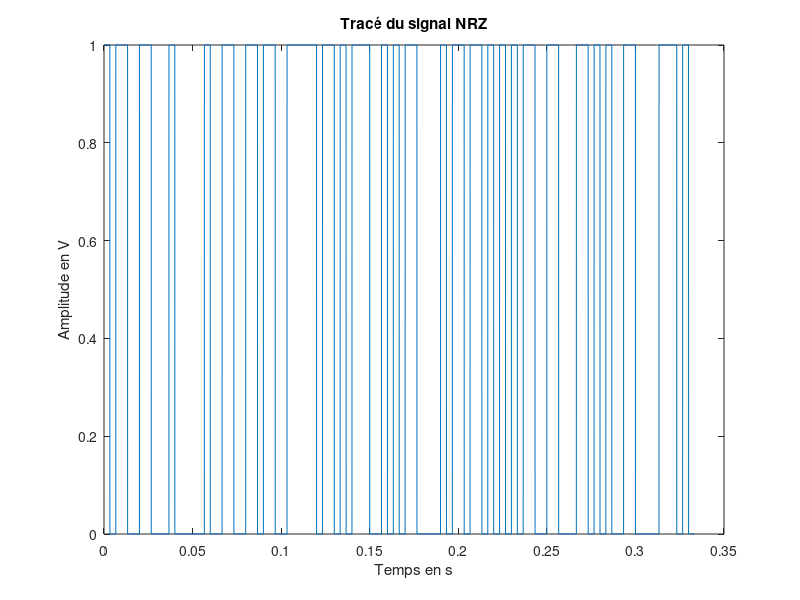
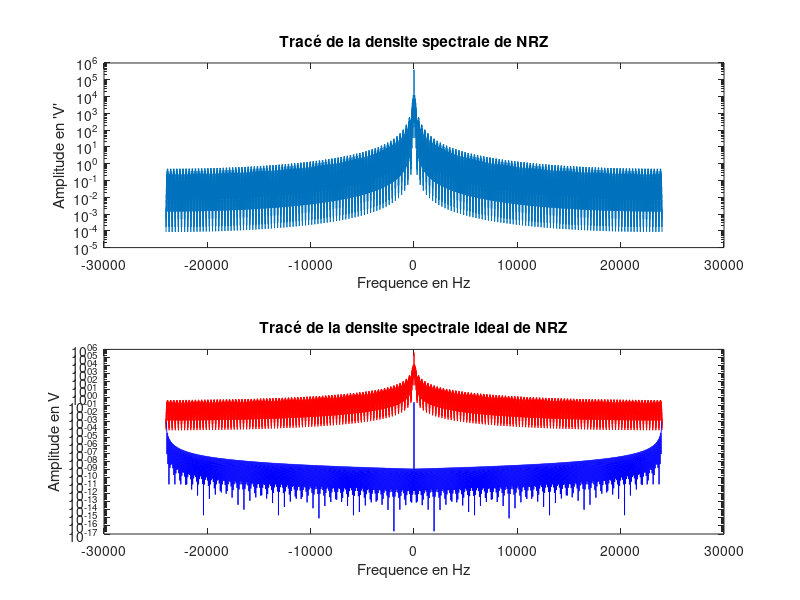
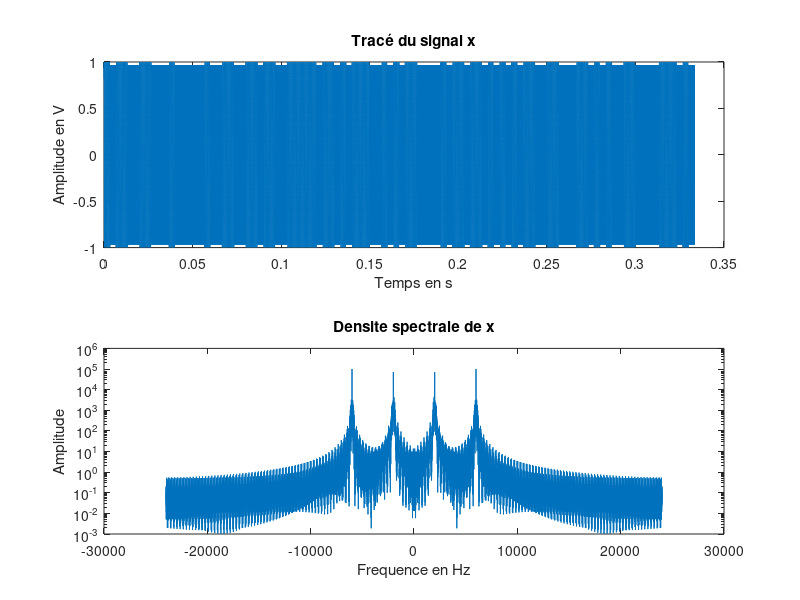
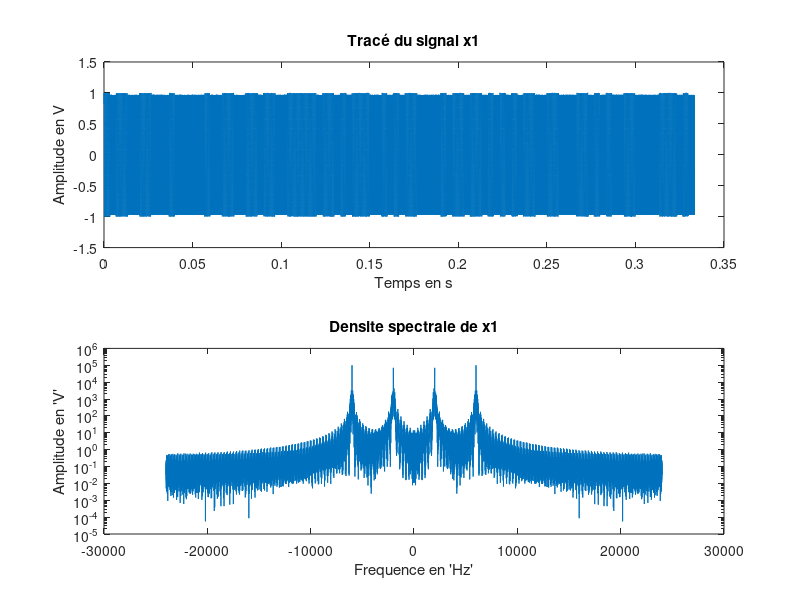

Here is the MATLAB script that generated these plots, in order: (Note: this script raises an error after producing the figures.)
clear all % efface toutes les variables du workspace
close all % ferme toutes les figures ouvertes

F0 = 6000; % Hz, fréquence de la porteuse 0
F1 = 2000; % Hz, fréquence de la porteuse 1
Fe = 48000; % Hz, fréquence d'échantillonnage
Debit = 300; % bauds, débit du signal NRZ
Ns = Fe/Debit; % nombre d'échantillons par bit
n_bit = 100; % nombre de bits du signal NRZ
Te = 1/Fe; % s, intervalle de temps entre chaque échantillon
Ts = Ns*Te; % s, intervalle de temps entre chaque bit
temps = 0:Te:(Ns*n_bit-1)*Te; % vecteur des instants de temps

%% Génération et affichage du signal NRZ

% Génération du signal NRZ
A = randi([0,1],1,n_bit); % génère un vecteur de bits aléatoires de longueur n_bit
NRZ = kron(A,ones(1,Ns)); % étend chaque bit sur Ns échantillons consécutifs

% Affichage du signal NRZ dans une échelle temporelle
figure(1)
plot(temps,NRZ)
xlabel("Temps en s")
ylabel("Amplitude en V")
title('Tracé du signal NRZ')

% Calcul et affichage de la densité spectrale du signal NRZ
NRZ_T = fft(NRZ); % transformée de Fourier du signal NRZ
DSP_NRZ = (1/Ns)*abs(NRZ_T).^2; % densité spectrale du signal NRZ
Freq = linspace(-Fe/2, Fe/2, length(DSP_NRZ)); % vecteur des fréquences du spectre du signal NRZ
figure(2)
subplot(211)
semilogy(Freq, fftshift(abs(DSP_NRZ))) % affiche la densité spectrale du signal NRZ sur une échelle logarithmique
xlabel("Frequence en Hz")
ylabel("Amplitude en 'V'")
title('Tracé de la densite spectrale de NRZ')

% Calcul et affichage de la densité spectrale du filtre ideal NRZ
y = zeros(size(DSP_NRZ)); % vecteur de zéros de même taille que DSP_NRZ
y(length((DSP_NRZ)/2)) = 1; % met à 1 le coefficient correspondant à la fréquence 0
S_NRZ = (1/4)*Ts*(sinc(pi*Freq*Ts)).^2 + 1/4*y; % densité spectrale du filtre idéal NRZ
subplot(212)
semilogy(Freq, fftshift(abs(DSP_NRZ)),"r") % affiche la densité spectrale du signal NRZ sur une échelle logarithmique
xlabel("Frequence en Hz")
ylabel("Amplitude en V")
title('Tracé de la densite spectrale ideal de NRZ')
hold on % maintient la figure 3 active pour ajouter des courbes
semilogy(Freq, fftshift(abs(S_NRZ)),"b") % affiche la densité spectrale du filtre idéal NRZ sur une échelle logarithmique

%% Modulation du signal NRZ

% Génération des porteuses
phi0 = rand*2*pi; % phase aléatoire de la porteuse 0
phi1 = rand*2*pi; % phase aléatoire de la porteuse 1
s0 = cos(2*pi*F0*temps + phi0); % porteuse 0
s1 = cos(2*pi*F1*temps + phi1); % porteuse 1

% Modulation du signal NRZ
x = (1-NRZ).*s0 + NRZ.*s1; % signal modulé

% Affichage du signal modulé dans une échelle temporelle
figure(3)
subplot(211)
plot(temps,x)
xlabel("Temps en s")
ylabel("Amplitude en V")
title('Tracé du signal x')

% Calcul et affichage de la densité spectrale du signal modulé
X = fft(x); % transformée de Fourier du signal modulé
DSP_x = (1/Ns)*abs(X).^2; % densité spectrale du signal modulé
Freq = linspace(-Fe/2, Fe/2, length(DSP_x)); % vecteur des fréquences du spectre du signal modulé
subplot(212)
semilogy(Freq, fftshift(abs(DSP_x))) % affiche la densité spectrale du signal modulé sur une échelle logarithmique
xlabel("Frequence en Hz")
ylabel("Amplitude")
title('Densite spectrale de x')

%% Ajout du bruit au signal modulé
SNR_DB = 50; % rapport signal sur bruit en dB
Px = mean(abs(x).^2); % puissance du signal modulé
Pb = Px / (10^(SNR_DB/10)); % puissance du bruit
n_echantillons = randn(1,length(x)); % génère un vecteur de nombres aléatoires suivant une loi normale
Bruit_Gaussien = sqrt(Pb)*n_echantillons; % signal du bruit gaussien
x1 = x + Bruit_Gaussien; % signal bruité

% Affichage du signal bruité dans une échelle temporelle
figure(4)
subplot(211)
plot(temps,x1)
xlabel("Temps en s")
ylabel("Amplitude en V")
title('Tracé du signal x1')

% Calcul et affichage de la densité spectrale du signal bruité
X1 = fft(x1); % transformée de Fourier du signal bruité
DSP_x1 = (1/Ns)*abs(X1).^2; % densité spectrale du signal bruité
Freq = linspace(-Fe/2, Fe/2, length(DSP_x1)); % vecteur des fréquences du spectre du signal bruité
subplot(212)
semilogy(Freq, fftshift(abs(DSP_x1))) % affiche la densité spectrale du signal bruité sur une échelle logarithmique
xlabel("Frequence en 'Hz'")
ylabel("Amplitude en 'V'")
title('Densite spectrale de x1')

%% Réponse impulsionnelle et en fréquence du filtre passe bas
fc = (F0+F1)/2; % Fréquence c
N = 30; % Nombre de coefficients de filtrage
k = -N : N; % Vecteur des indices
f_tilde = fc/Fe; % Fréquence normalisée
signal_filtre_PB = 2*f_tilde*sinc(2*f_tilde*k); % Réponse impulsionnelle du filtre passe bas

% Tracé de la réponse impulsionnelle du filtre passe bas
figure(5)
subplot(211)
plot(k, signal_filtre_PB)
xlabel('temps en s')
ylabel('Morceau de la trace impulsionnelle idéale')
title('Réponse impulsionnelle du filtre passe bas')

% Tracé de la réponse en fréquence du filtre passe bas
fft_filtre_PB = fftshift(fft(signal_filtre_PB));
FPB = linspace(-Fe/2,Fe/2,length(fft_filtre_PB));
subplot(212)
semilogy(FPB, abs(fft_filtre_PB))
title('Tracé de la réponse en fréquence du filtre PB')
xlabel('Fréquences en Hz ')
ylabel('Réponse en fréquence')

%% Réponse impulsionnelle et en fréquence du filtre passe haut
signal_filtre_PH = dirac1(k*Te) - signal_filtre_PB; % Réponse impulsionnelle du filtre passe haut

% Tracé de la réponse impulsionnelle du filtre passe haut
figure(6)
subplot(211)
plot(k, signal_filtre_PH)
title('Tracé de la réponse impulsionnelle du fitre PH')
xlabel('temps en s ')
ylabel('Réponse impulsionnelle')

% Tracé de la réponse en fréquence du filtre passe haut
fft_filtre_PH = fftshift(fft(signal_filtre_PH));
subplot(212)
plot(FPB, abs(fft_filtre_PH))
xlabel('Fréquences en Hz ')
ylabel('Réponse en fréquence')
title('Tracé de la réponse en fréquence du filtre PH')

% Filtrage du signal x avec les filtres passe bas et passe haut
filtre_passe_bas = filter(signal_filtre_PB,1,x1); % Filtre passe bas
filtre_passe_haut = conv(x, signal_filtre_PH, 'same'); % Filtre passe haut
Temps = 0 : Te : (length(filtre_passe_bas) - 1)*Te; % Vecteur des temps

% Tracé du signal x après filtrage passe bas
figure(7)
subplot(211)
plot(Temps, filtre_passe_bas)
xlabel('Temps en s')
ylabel('Signal x après filtrage')
title('Tracé du signal x après filtrage passe bas')

% Tracé du signal x après filtrage passe haut
subplot(212)
plot(Temps, filtre_passe_haut)
xlabel('Temps en s')
ylabel('Signal x après filtrage')
title('Tracé du signal x après filtrage passe haut')

% Tracé de la transformée de Fourier du signal x après filtrage passe bas et passe haut
fft_filtre_passe_haut = fft(filtre_passe_haut);
fft_filtre_passe_bas = fft(filtre_passe_bas);
F3 = 0 : Fe : (length(filtre_passe_haut)-1)*Fe;

% Tracé de la transformée de Fourier du signal x après filtrage passe bas
figure(8)
subplot(211)
plot(F3, abs(fft_filtre_passe_bas))
xlabel('frequence en HZ')
ylabel('Signal x après filtrage')
title('Tracé du signal x après filtrage passe bas')

% Tracé de la transformée de Fourier du signal x après filtrage passe haut
subplot(212)
plot(F3, abs(fft_filtre_passe_haut))
xlabel('frequence en hz')
ylabel('Signal x après filtrage')
title('Tracé du signal x après filtrage passe haut')




%% Détection d'énergie

X = reshape(filtre_passe_bas, Ns, n_bit);

Energie = sum(X.^2);

K = (min(Energie) + max(Energie))/2; % seuil deteminé
bits_pb = (Energie > K); % bits détectés à partir du signal filtré passe-bas



J = (bits_pb ~= A);

error_bits = sum(J)/length(J); % Calcul du taux d'erreur binaire (BER)


% Affichage des résultats
fprintf("Taux d'erreur binaire du signal filtré passe-bas : %.3f\n", error_bits);


%% 5.6
%- Il est possible que les résultats ne soient pas les mêmes lorsque le nombre 
%de coefficients des filtres est augmenté de 201 car cela peut avoir un 
%impact sur le comportement du filtre et sur sa réponse en fréquence. 
%En augmentant le nombre de coefficients, on peut obtenir une réponse en 
%fréquence plus précise et ainsi mieux filtrer les fréquences indésirables. 
%Cependant, cela peut aussi entraîner un temps de calcul plus long et une 
%complexité accrue du filtre.
%- uriliser la f_tilde = fc/fe/N

% en augmentant l'ordre du filtrev à 201







